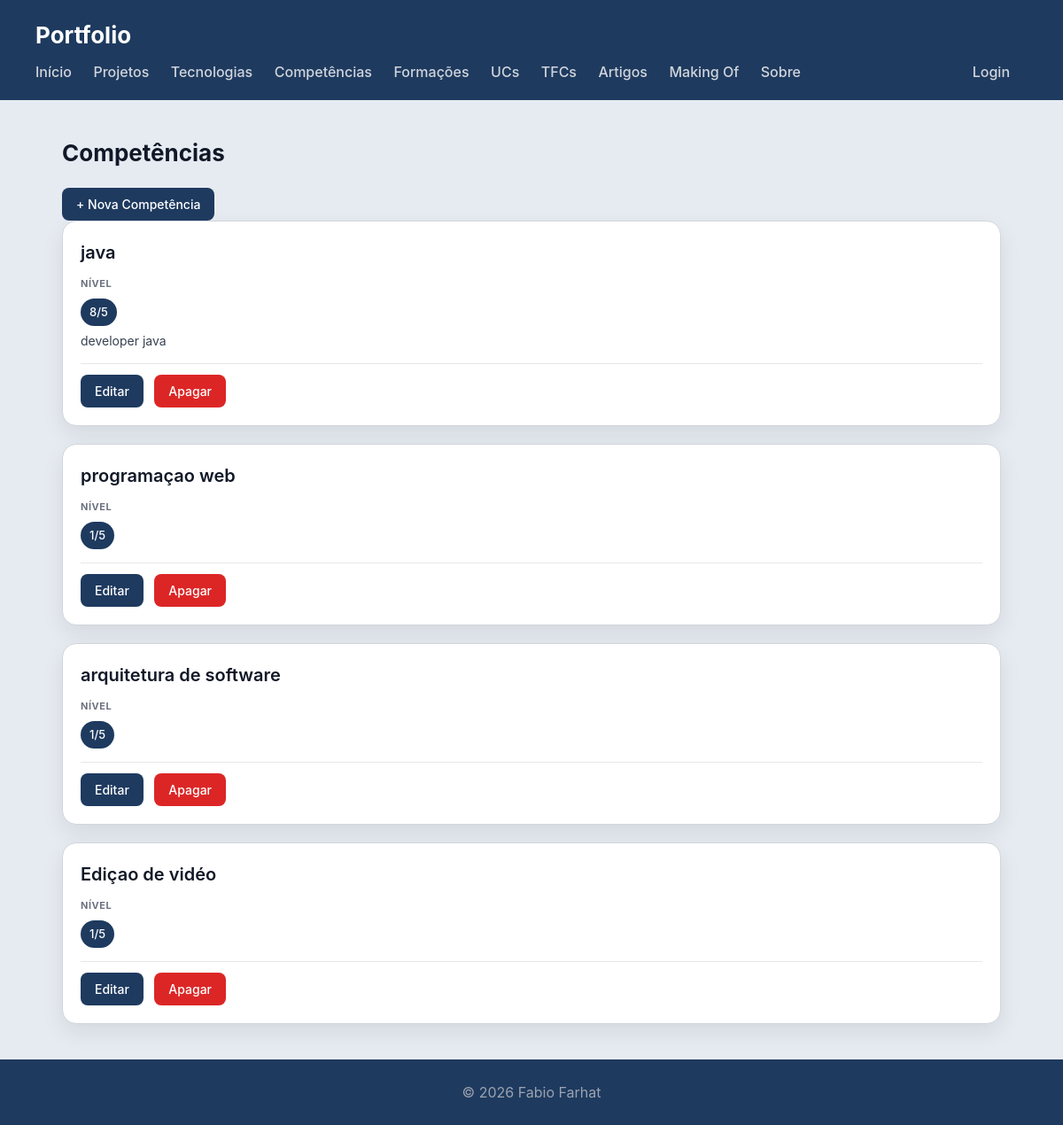
Screenshot of /portfolio/competencias/ with the database file from the repository.
### portfolio/models.py (models this page shows, shortened)
class Competencia(models.Model):
    nome = models.CharField(max_length=100)
    descricao = models.CharField(max_length=500, blank=True)
    tipo = models.CharField(max_length=50, blank=True, help_text="Hard Skill ou Soft Skill")  # NOVO
    nivel = models.IntegerField(default=1, help_text="Nível de proficiência")
    class Meta:
        verbose_name_plural = "Competências"

### portfolio/views.py (the view)
# urls.py: path('competencias/', views.competencias_view, name="competencias"),
def competencias_view(request):
    competencias = Competencia.objects.all()
    return render(request, 'portfolio/competencias.html', {
        'competencias': competencias,
        'is_gestor': request.user.is_authenticated and is_gestor(request.user),
    })

### portfolio/templates/portfolio/competencias.html (shortened to what this page needs)
{% extends "portfolio/base.html" %}
{% block content %}
<h2>Competências</h2>
<p><a href="{% url 'portfolio:competencia_criar' %}" class="btn">+ Nova Competência</a></p>
<section>
    {% for comp in competencias %}
    <article>
        <header>
            <h3>{{ comp.nome }}</h3>
        </header>
        <section>
            <h4>Nível</h4>
            <ul>
                <li>{{ comp.nivel }}/5</li>
            </ul>
            {% if comp.descricao %}
                <p>{{ comp.descricao }}</p>
            {% endif %}
        </section>
        <section class="acoes">
            <a href="{% url 'portfolio:competencia_editar' comp.id %}" class="btn">Editar</a>
            <a href="{% url 'portfolio:competencia_apagar' comp.id %}" class="btn btn-danger">Apagar</a>
        </section>
    </article>
    {% empty %}
        <p>Sem competências registadas.</p>
    {% endfor %}
</section>
{% endblock %}

### portfolio/static/portfolio/styles.css (style rules this page uses)
* { box-sizing: border-box; margin: 0; padding: 0; }
body { font-family: "Inter", "Segoe UI", system-ui, -apple-system, sans-serif; background: #e6ebf2; color: #111827; line-height: 1.5; }
h2 { margin-bottom: 20px; font-size: 26px; }
section > article { background: white; padding: 20px; border-radius: 16px; border: 1px solid #d1d5db; box-shadow: 0 10px 25px rgba(0,0,0,0.08); transition: all 0.25s ease; margin-bottom: 20px; }
article > header { margin-bottom: 12px; }
article > header > h3 { font-size: 20px; font-weight: 600; margin-bottom: 4px; }
article > section { margin-top: 10px; }
article > section > h4 { font-size: 11px; text-transform: uppercase; color: #6b7280; margin-bottom: 8px; letter-spacing: 0.05em; }
article > section > ul { list-style: none; display: flex; flex-wrap: wrap; gap: 8px; }
article > section > ul > li { background: #1e3a5f; color: white; padding: 6px 10px; border-radius: 999px; font-size: 13px; font-weight: 500; }
article > section > p { font-size: 14px; color: #374151; margin-top: 6px; }
article a { color: #1e3a5f; font-weight: 500; }
.btn { display: inline-block; padding: 8px 16px; background: #1e3a5f; color: white !important; border-radius: 8px; text-decoration: none; font-size: 14px; font-weight: 500; margin-right: 8px; transition: background 0.2s; }
.btn-danger { background: #dc2626; }
.acoes { margin-top: 15px; padding-top: 12px; border-top: 1px solid #e5e7eb; }

### rows the page displays
Competencia: nome "java", nivel "8", descricao "developer java"
Competencia: nome "programaçao web", nivel "1"
Competencia: nome "arquitetura de software", nivel "1"
Competencia: nome "Ediçao de vidéo", nivel "1"
